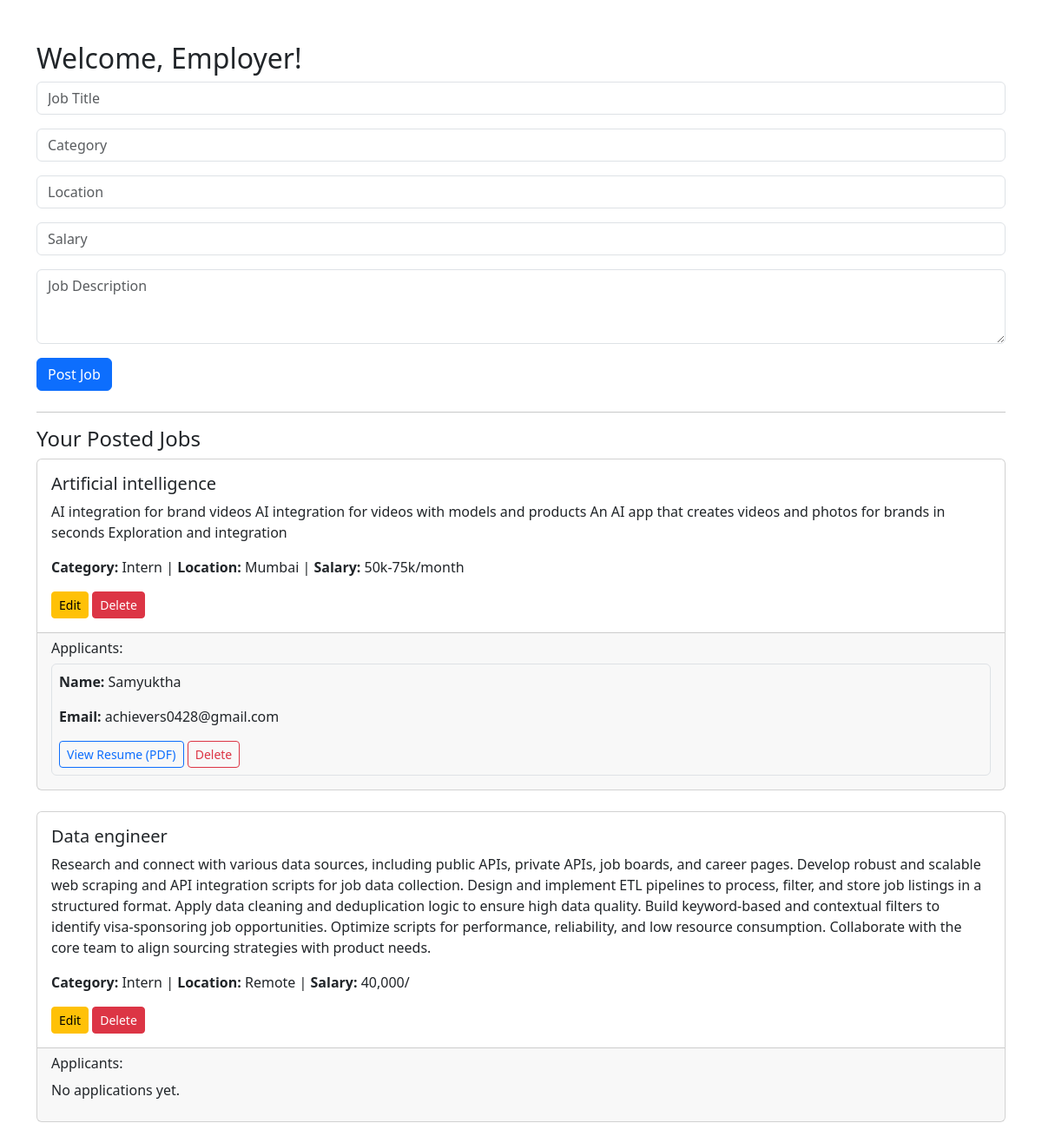
Screenshot of /employer/dashboard (signed in) with the database file from the repository.
### app.py (models this page shows)
class Job(db.Model):
    id = db.Column(db.Integer, primary_key=True)
    title = db.Column(db.String(200))
    description = db.Column(db.Text)
    category = db.Column(db.String(100))
    location = db.Column(db.String(100))
    salary = db.Column(db.String(50))
    employer_id = db.Column(db.Integer, db.ForeignKey('user.id'))

class Application(db.Model):
    id = db.Column(db.Integer, primary_key=True)
    seeker_id = db.Column(db.Integer, db.ForeignKey('user.id'))
    job_id = db.Column(db.Integer, db.ForeignKey('job.id'))
    resume = db.Column(db.String(255))
    seeker = db.relationship('User', backref='applications')
    job = db.relationship('Job', backref='applications')

class User(UserMixin, db.Model):
    id = db.Column(db.Integer, primary_key=True)
    username = db.Column(db.String(100), nullable=False)
    email = db.Column(db.String(150), unique=True, nullable=False)
    password = db.Column(db.String(200), nullable=False)
    role = db.Column(db.String(20), nullable=False)

### app.py (the view, shortened to what this page needs)
@app.route('/employer/dashboard', methods=['GET', 'POST'])
@login_required
def employer_dashboard():
    if current_user.role != 'employer':
        return redirect(url_for('home'))
    jobs = Job.query.filter_by(employer_id=current_user.id).all()
    return render_template('employer_dashboard.html', jobs=jobs)

### app.py (called while the page is built)
@login_manager.user_loader
def load_user(user_id):
    return User.query.get(int(user_id))

### templates/employer_dashboard.html (shortened to what this page needs)
<!DOCTYPE html>
<html>
<head>
    <link rel="stylesheet" href="https://cdn.jsdelivr.net/npm/bootstrap@5.3.0/dist/css/bootstrap.min.css">
</head>
<body class="container mt-5">
    <h2>Welcome, Employer!</h2>
    <form method="POST" class="mb-4">
        <div class="mb-3">
            <input type="text" name="title" class="form-control" placeholder="Job Title" required>
        </div>
        <div class="mb-3">
            <input type="text" name="category" class="form-control" placeholder="Category" required>
        </div>
        <div class="mb-3">
            <input type="text" name="location" class="form-control" placeholder="Location" required>
        </div>
        <div class="mb-3">
            <input type="text" name="salary" class="form-control" placeholder="Salary" required>
        </div>
        <div class="mb-3">
            <textarea name="description" class="form-control" placeholder="Job Description" rows="3" required></textarea>
        </div>
        <button type="submit" class="btn btn-primary">Post Job</button>
    </form>
    <hr>
    <h4>Your Posted Jobs</h4>
    {% for job in jobs %}
    <div class="card mb-4">
        <div class="card-body">
            <h5>{{ job.title }}</h5>
            <p>{{ job.description }}</p>
            <p><strong>Category:</strong> {{ job.category }} |
               <strong>Location:</strong> {{ job.location }} |
               <strong>Salary:</strong> {{ job.salary }}</p>
            <a href="#" class="btn btn-sm btn-warning" data-bs-toggle="modal" data-bs-target="#editModal{{ job.id }}">Edit</a>
            <a href="{{ url_for('employer_delete_job', job_id=job.id) }}" class="btn btn-sm btn-danger">Delete</a>
        </div>
        <div class="card-footer">
            <h6>Applicants:</h6>
            {% if job.applications %}
                {% for app in job.applications %}
                <div class="border rounded p-2 mb-2">
                    <p><strong>Name:</strong> {{ app.seeker.username }}</p>
                    <p><strong>Email:</strong> {{ app.seeker.email }}</p>
                    <a href="{{ url_for('download_resume', filename=app.resume) }}" target="_blank" class="btn btn-sm btn-outline-primary">View Resume (PDF)</a>
                    <form action="{{ url_for('employer_delete_application', application_id=app.id) }}" method="post" style="display:inline;" onsubmit="return confirm('Are you sure you want to delete this application?');">
                        <button type="submit" class="btn btn-sm btn-outline-danger">Delete</button>
                    </form>
                </div>
                {% endfor %}
            {% else %}
                <p>No applications yet.</p>
            {% endif %}
        </div>
    </div>
    {% else %}
    <p>No jobs posted yet.</p>
    {% endfor %}
</body>
</html>

### rows the page displays
Job: title "Artificial intelligence", description "AI integration for brand videos AI integration for videos with models and products An AI app that creates videos and photos for brands in seconds Exploration and integration", category "Intern", location "Mumbai", salary "50k-75k/month"
Application: seeker.username "Samyuktha", seeker.email "achievers0428@gmail.com"
Job: title "Data engineer", description "Research and connect with various data sources, including public APIs, private APIs, job boards, and career pages. Develop robust and scalable web scraping and API integration scripts for job data collection. Design and implement ETL pipelines to process, filter, and store job listings in a structured format. Apply data cleaning and deduplication logic to ensure high data quality. Build keyword-based and contextual filters to identify visa-sponsoring job opportunities. Optimize scripts for performance, reliability, and low resource consumption. Collaborate with the core team to align sourcing strategies with product needs.", category "Intern", location "Remote", salary "40,000/", shows "No applications yet."
